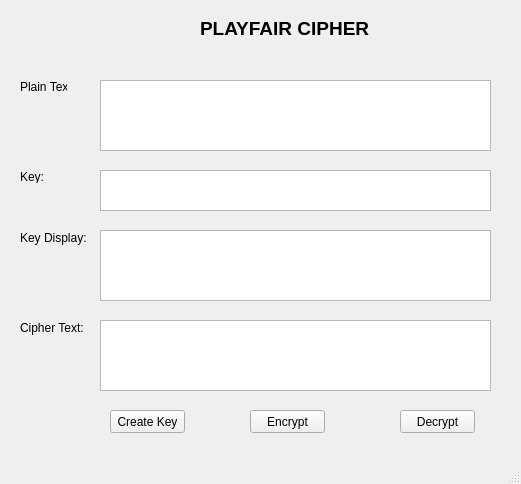
<?xml version="1.0" encoding="UTF-8"?>
<ui version="4.0">
 <class>MainWindow</class>
 <widget class="QMainWindow" name="MainWindow">
  <property name="geometry">
   <rect>
    <x>0</x>
    <y>0</y>
    <width>521</width>
    <height>484</height>
   </rect>
  </property>
  <property name="windowTitle">
   <string>MainWindow</string>
  </property>
  <widget class="QWidget" name="centralwidget">
   <widget class="QPushButton" name="btn_create_key">
    <property name="geometry">
     <rect>
      <x>110</x>
      <y>410</y>
      <width>75</width>
      <height>23</height>
     </rect>
    </property>
    <property name="text">
     <string>Create Key</string>
    </property>
   </widget>
   <widget class="QPushButton" name="btn_encrypt">
    <property name="geometry">
     <rect>
      <x>250</x>
      <y>410</y>
      <width>75</width>
      <height>23</height>
     </rect>
    </property>
    <property name="text">
     <string>Encrypt</string>
    </property>
   </widget>
   <widget class="QPushButton" name="btn_decrypt">
    <property name="geometry">
     <rect>
      <x>400</x>
      <y>410</y>
      <width>75</width>
      <height>23</height>
     </rect>
    </property>
    <property name="text">
     <string>Decrypt</string>
    </property>
   </widget>
   <widget class="QLabel" name="label">
    <property name="geometry">
     <rect>
      <x>200</x>
      <y>20</y>
      <width>211</width>
      <height>16</height>
     </rect>
    </property>
    <property name="font">
     <font>
      <pointsize>14</pointsize>
      <weight>75</weight>
      <bold>true</bold>
     </font>
    </property>
    <property name="text">
     <string>PLAYFAIR CIPHER</string>
    </property>
   </widget>
   <widget class="QLabel" name="plaintext">
    <property name="geometry">
     <rect>
      <x>20</x>
      <y>80</y>
      <width>47</width>
      <height>13</height>
     </rect>
    </property>
    <property name="text">
     <string>Plain Text:</string>
    </property>
   </widget>
   <widget class="QLabel" name="key">
    <property name="geometry">
     <rect>
      <x>20</x>
      <y>170</y>
      <width>47</width>
      <height>13</height>
     </rect>
    </property>
    <property name="text">
     <string>Key:</string>
    </property>
   </widget>
   <widget class="QLabel" name="keydisplay">
    <property name="geometry">
     <rect>
      <x>20</x>
      <y>230</y>
      <width>71</width>
      <height>16</height>
     </rect>
    </property>
    <property name="text">
     <string>Key Display:</string>
    </property>
   </widget>
   <widget class="QLabel" name="ciphertext">
    <property name="geometry">
     <rect>
      <x>20</x>
      <y>320</y>
      <width>71</width>
      <height>16</height>
     </rect>
    </property>
    <property name="text">
     <string>Cipher Text:</string>
    </property>
   </widget>
   <widget class="QPlainTextEdit" name="txt_plain_text">
    <property name="geometry">
     <rect>
      <x>100</x>
      <y>80</y>
      <width>391</width>
      <height>71</height>
     </rect>
    </property>
   </widget>
   <widget class="QTextEdit" name="txt_key">
    <property name="geometry">
     <rect>
      <x>100</x>
      <y>170</y>
      <width>391</width>
      <height>41</height>
     </rect>
    </property>
   </widget>
   <widget class="QTextEdit" name="txt_create_key">
    <property name="geometry">
     <rect>
      <x>100</x>
      <y>230</y>
      <width>391</width>
      <height>71</height>
     </rect>
    </property>
   </widget>
   <widget class="QPlainTextEdit" name="txt_cipher_text">
    <property name="geometry">
     <rect>
      <x>100</x>
      <y>320</y>
      <width>391</width>
      <height>71</height>
     </rect>
    </property>
   </widget>
  </widget>
  <widget class="QMenuBar" name="menubar">
   <property name="geometry">
    <rect>
     <x>0</x>
     <y>0</y>
     <width>521</width>
     <height>21</height>
    </rect>
   </property>
  </widget>
  <widget class="QStatusBar" name="statusbar"/>
 </widget>
 <resources/>
 <connections/>
</ui>
